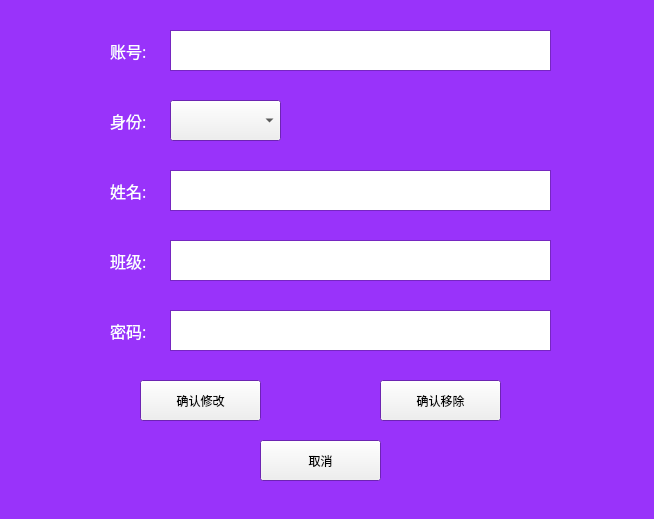
<?xml version="1.0" encoding="UTF-8"?>
<ui version="4.0">
 <class>Form</class>
 <widget class="QWidget" name="Form">
  <property name="geometry">
   <rect>
    <x>0</x>
    <y>0</y>
    <width>654</width>
    <height>519</height>
   </rect>
  </property>
  <property name="palette">
   <palette>
    <active>
     <colorrole role="Base">
      <brush brushstyle="SolidPattern">
       <color alpha="255">
        <red>255</red>
        <green>255</green>
        <blue>255</blue>
       </color>
      </brush>
     </colorrole>
     <colorrole role="Window">
      <brush brushstyle="SolidPattern">
       <color alpha="255">
        <red>153</red>
        <green>51</green>
        <blue>250</blue>
       </color>
      </brush>
     </colorrole>
    </active>
    <inactive>
     <colorrole role="Base">
      <brush brushstyle="SolidPattern">
       <color alpha="255">
        <red>255</red>
        <green>255</green>
        <blue>255</blue>
       </color>
      </brush>
     </colorrole>
     <colorrole role="Window">
      <brush brushstyle="SolidPattern">
       <color alpha="255">
        <red>153</red>
        <green>51</green>
        <blue>250</blue>
       </color>
      </brush>
     </colorrole>
    </inactive>
    <disabled>
     <colorrole role="Base">
      <brush brushstyle="SolidPattern">
       <color alpha="255">
        <red>153</red>
        <green>51</green>
        <blue>250</blue>
       </color>
      </brush>
     </colorrole>
     <colorrole role="Window">
      <brush brushstyle="SolidPattern">
       <color alpha="255">
        <red>153</red>
        <green>51</green>
        <blue>250</blue>
       </color>
      </brush>
     </colorrole>
    </disabled>
   </palette>
  </property>
  <property name="windowTitle">
   <string>Form</string>
  </property>
  <property name="styleSheet">
   <string notr="true">Qwidget{
rgb(170, 255, 255)
}</string>
  </property>
  <widget class="QLabel" name="label">
   <property name="geometry">
    <rect>
     <x>110</x>
     <y>40</y>
     <width>51</width>
     <height>21</height>
    </rect>
   </property>
   <property name="palette">
    <palette>
     <active>
      <colorrole role="WindowText">
       <brush brushstyle="SolidPattern">
        <color alpha="255">
         <red>255</red>
         <green>255</green>
         <blue>255</blue>
        </color>
       </brush>
      </colorrole>
      <colorrole role="Text">
       <brush brushstyle="SolidPattern">
        <color alpha="255">
         <red>255</red>
         <green>255</green>
         <blue>255</blue>
        </color>
       </brush>
      </colorrole>
      <colorrole role="PlaceholderText">
       <brush brushstyle="SolidPattern">
        <color alpha="128">
         <red>255</red>
         <green>255</green>
         <blue>255</blue>
        </color>
       </brush>
      </colorrole>
     </active>
     <inactive>
      <colorrole role="WindowText">
       <brush brushstyle="SolidPattern">
        <color alpha="255">
         <red>255</red>
         <green>255</green>
         <blue>255</blue>
        </color>
       </brush>
      </colorrole>
      <colorrole role="Text">
       <brush brushstyle="SolidPattern">
        <color alpha="255">
         <red>255</red>
         <green>255</green>
         <blue>255</blue>
        </color>
       </brush>
      </colorrole>
      <colorrole role="PlaceholderText">
       <brush brushstyle="SolidPattern">
        <color alpha="128">
         <red>255</red>
         <green>255</green>
         <blue>255</blue>
        </color>
       </brush>
      </colorrole>
     </inactive>
     <disabled>
      <colorrole role="WindowText">
       <brush brushstyle="SolidPattern">
        <color alpha="255">
         <red>120</red>
         <green>120</green>
         <blue>120</blue>
        </color>
       </brush>
      </colorrole>
      <colorrole role="Text">
       <brush brushstyle="SolidPattern">
        <color alpha="255">
         <red>120</red>
         <green>120</green>
         <blue>120</blue>
        </color>
       </brush>
      </colorrole>
      <colorrole role="PlaceholderText">
       <brush brushstyle="SolidPattern">
        <color alpha="128">
         <red>0</red>
         <green>0</green>
         <blue>0</blue>
        </color>
       </brush>
      </colorrole>
     </disabled>
    </palette>
   </property>
   <property name="font">
    <font>
     <family>楷体</family>
     <pointsize>12</pointsize>
    </font>
   </property>
   <property name="text">
    <string>账号:</string>
   </property>
  </widget>
  <widget class="QTextEdit" name="textEdit">
   <property name="geometry">
    <rect>
     <x>170</x>
     <y>30</y>
     <width>381</width>
     <height>41</height>
    </rect>
   </property>
   <property name="font">
    <font>
     <family>微软雅黑</family>
     <pointsize>12</pointsize>
    </font>
   </property>
   <property name="styleSheet">
    <string notr="true"/>
   </property>
   <property name="html">
    <string>&lt;!DOCTYPE HTML PUBLIC &quot;-//W3C//DTD HTML 4.0//EN&quot; &quot;http://www.w3.org/TR/REC-html40/strict.dtd&quot;&gt;
&lt;html&gt;&lt;head&gt;&lt;meta name=&quot;qrichtext&quot; content=&quot;1&quot; /&gt;&lt;style type=&quot;text/css&quot;&gt;
p, li { white-space: pre-wrap; }
&lt;/style&gt;&lt;/head&gt;&lt;body style=&quot; font-family:'微软雅黑'; font-size:12pt; font-weight:400; font-style:normal;&quot;&gt;
&lt;p style=&quot;-qt-paragraph-type:empty; margin-top:0px; margin-bottom:0px; margin-left:0px; margin-right:0px; -qt-block-indent:0; text-indent:0px;&quot;&gt;&lt;br /&gt;&lt;/p&gt;&lt;/body&gt;&lt;/html&gt;</string>
   </property>
  </widget>
  <widget class="QComboBox" name="comboBox">
   <property name="geometry">
    <rect>
     <x>170</x>
     <y>100</y>
     <width>111</width>
     <height>41</height>
    </rect>
   </property>
  </widget>
  <widget class="QPushButton" name="pushButton">
   <property name="geometry">
    <rect>
     <x>140</x>
     <y>380</y>
     <width>121</width>
     <height>41</height>
    </rect>
   </property>
   <property name="text">
    <string>确认修改</string>
   </property>
  </widget>
  <widget class="QPushButton" name="pushButton_2">
   <property name="geometry">
    <rect>
     <x>380</x>
     <y>380</y>
     <width>121</width>
     <height>41</height>
    </rect>
   </property>
   <property name="text">
    <string>确认移除</string>
   </property>
  </widget>
  <widget class="QPushButton" name="pushButton_3">
   <property name="geometry">
    <rect>
     <x>260</x>
     <y>440</y>
     <width>121</width>
     <height>41</height>
    </rect>
   </property>
   <property name="text">
    <string>取消</string>
   </property>
  </widget>
  <widget class="QLabel" name="label_4">
   <property name="geometry">
    <rect>
     <x>110</x>
     <y>110</y>
     <width>51</width>
     <height>21</height>
    </rect>
   </property>
   <property name="palette">
    <palette>
     <active>
      <colorrole role="WindowText">
       <brush brushstyle="SolidPattern">
        <color alpha="255">
         <red>255</red>
         <green>255</green>
         <blue>255</blue>
        </color>
       </brush>
      </colorrole>
      <colorrole role="Text">
       <brush brushstyle="SolidPattern">
        <color alpha="255">
         <red>255</red>
         <green>255</green>
         <blue>255</blue>
        </color>
       </brush>
      </colorrole>
      <colorrole role="PlaceholderText">
       <brush brushstyle="SolidPattern">
        <color alpha="128">
         <red>255</red>
         <green>255</green>
         <blue>255</blue>
        </color>
       </brush>
      </colorrole>
     </active>
     <inactive>
      <colorrole role="WindowText">
       <brush brushstyle="SolidPattern">
        <color alpha="255">
         <red>255</red>
         <green>255</green>
         <blue>255</blue>
        </color>
       </brush>
      </colorrole>
      <colorrole role="Text">
       <brush brushstyle="SolidPattern">
        <color alpha="255">
         <red>255</red>
         <green>255</green>
         <blue>255</blue>
        </color>
       </brush>
      </colorrole>
      <colorrole role="PlaceholderText">
       <brush brushstyle="SolidPattern">
        <color alpha="128">
         <red>255</red>
         <green>255</green>
         <blue>255</blue>
        </color>
       </brush>
      </colorrole>
     </inactive>
     <disabled>
      <colorrole role="WindowText">
       <brush brushstyle="SolidPattern">
        <color alpha="255">
         <red>120</red>
         <green>120</green>
         <blue>120</blue>
        </color>
       </brush>
      </colorrole>
      <colorrole role="Text">
       <brush brushstyle="SolidPattern">
        <color alpha="255">
         <red>120</red>
         <green>120</green>
         <blue>120</blue>
        </color>
       </brush>
      </colorrole>
      <colorrole role="PlaceholderText">
       <brush brushstyle="SolidPattern">
        <color alpha="128">
         <red>0</red>
         <green>0</green>
         <blue>0</blue>
        </color>
       </brush>
      </colorrole>
     </disabled>
    </palette>
   </property>
   <property name="font">
    <font>
     <family>楷体</family>
     <pointsize>12</pointsize>
    </font>
   </property>
   <property name="text">
    <string>身份:</string>
   </property>
  </widget>
  <widget class="QLabel" name="label_5">
   <property name="geometry">
    <rect>
     <x>110</x>
     <y>250</y>
     <width>51</width>
     <height>21</height>
    </rect>
   </property>
   <property name="palette">
    <palette>
     <active>
      <colorrole role="WindowText">
       <brush brushstyle="SolidPattern">
        <color alpha="255">
         <red>255</red>
         <green>255</green>
         <blue>255</blue>
        </color>
       </brush>
      </colorrole>
      <colorrole role="Text">
       <brush brushstyle="SolidPattern">
        <color alpha="255">
         <red>255</red>
         <green>255</green>
         <blue>255</blue>
        </color>
       </brush>
      </colorrole>
      <colorrole role="PlaceholderText">
       <brush brushstyle="SolidPattern">
        <color alpha="128">
         <red>255</red>
         <green>255</green>
         <blue>255</blue>
        </color>
       </brush>
      </colorrole>
     </active>
     <inactive>
      <colorrole role="WindowText">
       <brush brushstyle="SolidPattern">
        <color alpha="255">
         <red>255</red>
         <green>255</green>
         <blue>255</blue>
        </color>
       </brush>
      </colorrole>
      <colorrole role="Text">
       <brush brushstyle="SolidPattern">
        <color alpha="255">
         <red>255</red>
         <green>255</green>
         <blue>255</blue>
        </color>
       </brush>
      </colorrole>
      <colorrole role="PlaceholderText">
       <brush brushstyle="SolidPattern">
        <color alpha="128">
         <red>255</red>
         <green>255</green>
         <blue>255</blue>
        </color>
       </brush>
      </colorrole>
     </inactive>
     <disabled>
      <colorrole role="WindowText">
       <brush brushstyle="SolidPattern">
        <color alpha="255">
         <red>120</red>
         <green>120</green>
         <blue>120</blue>
        </color>
       </brush>
      </colorrole>
      <colorrole role="Text">
       <brush brushstyle="SolidPattern">
        <color alpha="255">
         <red>120</red>
         <green>120</green>
         <blue>120</blue>
        </color>
       </brush>
      </colorrole>
      <colorrole role="PlaceholderText">
       <brush brushstyle="SolidPattern">
        <color alpha="128">
         <red>0</red>
         <green>0</green>
         <blue>0</blue>
        </color>
       </brush>
      </colorrole>
     </disabled>
    </palette>
   </property>
   <property name="font">
    <font>
     <family>楷体</family>
     <pointsize>12</pointsize>
    </font>
   </property>
   <property name="text">
    <string>班级:</string>
   </property>
  </widget>
  <widget class="QLabel" name="label_6">
   <property name="geometry">
    <rect>
     <x>110</x>
     <y>320</y>
     <width>51</width>
     <height>21</height>
    </rect>
   </property>
   <property name="palette">
    <palette>
     <active>
      <colorrole role="WindowText">
       <brush brushstyle="SolidPattern">
        <color alpha="255">
         <red>255</red>
         <green>255</green>
         <blue>255</blue>
        </color>
       </brush>
      </colorrole>
      <colorrole role="Text">
       <brush brushstyle="SolidPattern">
        <color alpha="255">
         <red>255</red>
         <green>255</green>
         <blue>255</blue>
        </color>
       </brush>
      </colorrole>
      <colorrole role="PlaceholderText">
       <brush brushstyle="SolidPattern">
        <color alpha="128">
         <red>255</red>
         <green>255</green>
         <blue>255</blue>
        </color>
       </brush>
      </colorrole>
     </active>
     <inactive>
      <colorrole role="WindowText">
       <brush brushstyle="SolidPattern">
        <color alpha="255">
         <red>255</red>
         <green>255</green>
         <blue>255</blue>
        </color>
       </brush>
      </colorrole>
      <colorrole role="Text">
       <brush brushstyle="SolidPattern">
        <color alpha="255">
         <red>255</red>
         <green>255</green>
         <blue>255</blue>
        </color>
       </brush>
      </colorrole>
      <colorrole role="PlaceholderText">
       <brush brushstyle="SolidPattern">
        <color alpha="128">
         <red>255</red>
         <green>255</green>
         <blue>255</blue>
        </color>
       </brush>
      </colorrole>
     </inactive>
     <disabled>
      <colorrole role="WindowText">
       <brush brushstyle="SolidPattern">
        <color alpha="255">
         <red>120</red>
         <green>120</green>
         <blue>120</blue>
        </color>
       </brush>
      </colorrole>
      <colorrole role="Text">
       <brush brushstyle="SolidPattern">
        <color alpha="255">
         <red>120</red>
         <green>120</green>
         <blue>120</blue>
        </color>
       </brush>
      </colorrole>
      <colorrole role="PlaceholderText">
       <brush brushstyle="SolidPattern">
        <color alpha="128">
         <red>0</red>
         <green>0</green>
         <blue>0</blue>
        </color>
       </brush>
      </colorrole>
     </disabled>
    </palette>
   </property>
   <property name="font">
    <font>
     <family>楷体</family>
     <pointsize>12</pointsize>
    </font>
   </property>
   <property name="text">
    <string>密码:</string>
   </property>
  </widget>
  <widget class="QLabel" name="label_7">
   <property name="geometry">
    <rect>
     <x>110</x>
     <y>180</y>
     <width>51</width>
     <height>21</height>
    </rect>
   </property>
   <property name="palette">
    <palette>
     <active>
      <colorrole role="WindowText">
       <brush brushstyle="SolidPattern">
        <color alpha="255">
         <red>255</red>
         <green>255</green>
         <blue>255</blue>
        </color>
       </brush>
      </colorrole>
      <colorrole role="Text">
       <brush brushstyle="SolidPattern">
        <color alpha="255">
         <red>255</red>
         <green>255</green>
         <blue>255</blue>
        </color>
       </brush>
      </colorrole>
      <colorrole role="PlaceholderText">
       <brush brushstyle="SolidPattern">
        <color alpha="128">
         <red>255</red>
         <green>255</green>
         <blue>255</blue>
        </color>
       </brush>
      </colorrole>
     </active>
     <inactive>
      <colorrole role="WindowText">
       <brush brushstyle="SolidPattern">
        <color alpha="255">
         <red>255</red>
         <green>255</green>
         <blue>255</blue>
        </color>
       </brush>
      </colorrole>
      <colorrole role="Text">
       <brush brushstyle="SolidPattern">
        <color alpha="255">
         <red>255</red>
         <green>255</green>
         <blue>255</blue>
        </color>
       </brush>
      </colorrole>
      <colorrole role="PlaceholderText">
       <brush brushstyle="SolidPattern">
        <color alpha="128">
         <red>255</red>
         <green>255</green>
         <blue>255</blue>
        </color>
       </brush>
      </colorrole>
     </inactive>
     <disabled>
      <colorrole role="WindowText">
       <brush brushstyle="SolidPattern">
        <color alpha="255">
         <red>120</red>
         <green>120</green>
         <blue>120</blue>
        </color>
       </brush>
      </colorrole>
      <colorrole role="Text">
       <brush brushstyle="SolidPattern">
        <color alpha="255">
         <red>120</red>
         <green>120</green>
         <blue>120</blue>
        </color>
       </brush>
      </colorrole>
      <colorrole role="PlaceholderText">
       <brush brushstyle="SolidPattern">
        <color alpha="128">
         <red>0</red>
         <green>0</green>
         <blue>0</blue>
        </color>
       </brush>
      </colorrole>
     </disabled>
    </palette>
   </property>
   <property name="font">
    <font>
     <family>楷体</family>
     <pointsize>12</pointsize>
    </font>
   </property>
   <property name="text">
    <string>姓名:</string>
   </property>
  </widget>
  <widget class="QTextEdit" name="textEdit_3">
   <property name="geometry">
    <rect>
     <x>170</x>
     <y>170</y>
     <width>381</width>
     <height>41</height>
    </rect>
   </property>
   <property name="font">
    <font>
     <family>微软雅黑</family>
     <pointsize>12</pointsize>
    </font>
   </property>
   <property name="styleSheet">
    <string notr="true"/>
   </property>
   <property name="html">
    <string>&lt;!DOCTYPE HTML PUBLIC &quot;-//W3C//DTD HTML 4.0//EN&quot; &quot;http://www.w3.org/TR/REC-html40/strict.dtd&quot;&gt;
&lt;html&gt;&lt;head&gt;&lt;meta name=&quot;qrichtext&quot; content=&quot;1&quot; /&gt;&lt;style type=&quot;text/css&quot;&gt;
p, li { white-space: pre-wrap; }
&lt;/style&gt;&lt;/head&gt;&lt;body style=&quot; font-family:'微软雅黑'; font-size:12pt; font-weight:400; font-style:normal;&quot;&gt;
&lt;p style=&quot;-qt-paragraph-type:empty; margin-top:0px; margin-bottom:0px; margin-left:0px; margin-right:0px; -qt-block-indent:0; text-indent:0px;&quot;&gt;&lt;br /&gt;&lt;/p&gt;&lt;/body&gt;&lt;/html&gt;</string>
   </property>
  </widget>
  <widget class="QTextEdit" name="textEdit_4">
   <property name="geometry">
    <rect>
     <x>170</x>
     <y>240</y>
     <width>381</width>
     <height>41</height>
    </rect>
   </property>
   <property name="font">
    <font>
     <family>微软雅黑</family>
     <pointsize>12</pointsize>
    </font>
   </property>
   <property name="styleSheet">
    <string notr="true"/>
   </property>
   <property name="html">
    <string>&lt;!DOCTYPE HTML PUBLIC &quot;-//W3C//DTD HTML 4.0//EN&quot; &quot;http://www.w3.org/TR/REC-html40/strict.dtd&quot;&gt;
&lt;html&gt;&lt;head&gt;&lt;meta name=&quot;qrichtext&quot; content=&quot;1&quot; /&gt;&lt;style type=&quot;text/css&quot;&gt;
p, li { white-space: pre-wrap; }
&lt;/style&gt;&lt;/head&gt;&lt;body style=&quot; font-family:'微软雅黑'; font-size:12pt; font-weight:400; font-style:normal;&quot;&gt;
&lt;p style=&quot;-qt-paragraph-type:empty; margin-top:0px; margin-bottom:0px; margin-left:0px; margin-right:0px; -qt-block-indent:0; text-indent:0px;&quot;&gt;&lt;br /&gt;&lt;/p&gt;&lt;/body&gt;&lt;/html&gt;</string>
   </property>
  </widget>
  <widget class="QTextEdit" name="textEdit_5">
   <property name="geometry">
    <rect>
     <x>170</x>
     <y>310</y>
     <width>381</width>
     <height>41</height>
    </rect>
   </property>
   <property name="font">
    <font>
     <family>微软雅黑</family>
     <pointsize>12</pointsize>
    </font>
   </property>
   <property name="styleSheet">
    <string notr="true"/>
   </property>
   <property name="html">
    <string>&lt;!DOCTYPE HTML PUBLIC &quot;-//W3C//DTD HTML 4.0//EN&quot; &quot;http://www.w3.org/TR/REC-html40/strict.dtd&quot;&gt;
&lt;html&gt;&lt;head&gt;&lt;meta name=&quot;qrichtext&quot; content=&quot;1&quot; /&gt;&lt;style type=&quot;text/css&quot;&gt;
p, li { white-space: pre-wrap; }
&lt;/style&gt;&lt;/head&gt;&lt;body style=&quot; font-family:'微软雅黑'; font-size:12pt; font-weight:400; font-style:normal;&quot;&gt;
&lt;p style=&quot;-qt-paragraph-type:empty; margin-top:0px; margin-bottom:0px; margin-left:0px; margin-right:0px; -qt-block-indent:0; text-indent:0px;&quot;&gt;&lt;br /&gt;&lt;/p&gt;&lt;/body&gt;&lt;/html&gt;</string>
   </property>
  </widget>
 </widget>
 <resources/>
 <connections/>
</ui>
